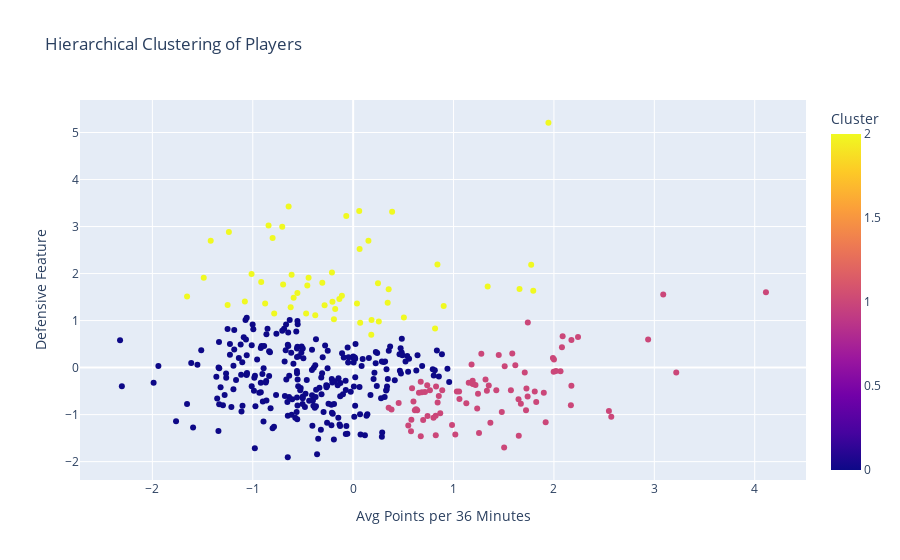

Notebook source saved alongside this figure:
### Code cell
fig = px.scatter(
    df,
    x='avg36pts',
    y='defense_features',
    color='Cluster',  
    hover_data={'Player': True, 'avg36pts': True, 'defense_features': True, 'Cluster': True},
    title='Hierarchical Clustering of Players',
    labels={'avg36pts': 'Avg Points per 36 Minutes', 'defense_features': 'Defensive Feature'}
)


fig.show()

### Figure 1 — Plotly figure (JSON) as saved in the notebook; plotly's stock layout.template omitted (floating-point values rounded to 4 significant figures; data arrays with more than 128 entries replaced by an {"elided": "..."} marker saying what was removed)
{"data": [{"customdata": {"elided": "386x2 mixed values"}, "hovertemplate": "Avg Points per 36 Minutes=%{x}<br>Defensive Feature=%{y}<br>Player=%{customdata[0]}<br>Cluster=%{marker.color}<extra></extra>", "legendgroup": "", "marker": {"color": {"elided": "386 int values"}, "coloraxis": "coloraxis", "symbol": "circle"}, "mode": "markers", "name": "", "orientation": "v", "showlegend": false, "type": "scatter", "x": {"elided": "386 float values"}, "xaxis": "x", "y": {"elided": "386 float values"}, "yaxis": "y"}], "layout": {"coloraxis": {"colorbar": {"title": {"text": "Cluster"}}, "colorscale": [[0, "#0d0887"], [0.1111, "#46039f"], [0.2222, "#7201a8"], [0.3333, "#9c179e"], [0.4444, "#bd3786"], [0.5556, "#d8576b"], [0.6667, "#ed7953"], [0.7778, "#fb9f3a"], [0.8889, "#fdca26"], [1, "#f0f921"]]}, "legend": {"tracegroupgap": 0}, "title": {"text": "Hierarchical Clustering of Players"}, "xaxis": {"anchor": "y", "domain": [0, 1], "title": {"text": "Avg Points per 36 Minutes"}}, "yaxis": {"anchor": "x", "domain": [0, 1], "title": {"text": "Defensive Feature"}}}}
